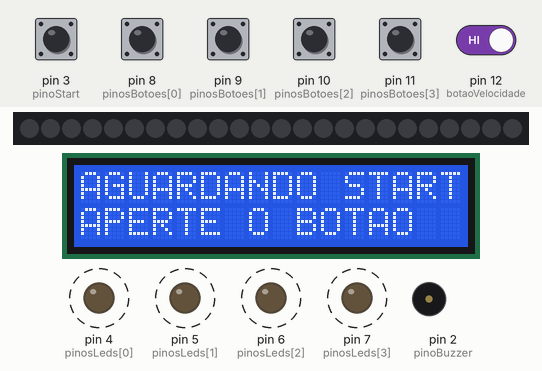
A sketch run on a simulated Arduino Uno, built with avr-gcc and run on an emulated ATmega328P. Shown: 24 RGB LEDs in strip order, left to right, 16×2 character LCD, output pins drawn as LEDs (lit = HIGH), buzzer (waves = sounding). Dashed ring = blinking. The inputs (shaded band) are chosen by the test bench; at power-on: pin 3 (pinoStart), pin 8 (pinosBotoes[0]), pin 9 (pinosBotoes[1]), pin 10 (pinosBotoes[2]), pin 11 (pinosBotoes[3]), pin 12 (botaoVelocidade) HIGH. Random numbers use the default seed unless the sketch sets one; what the sketch prints to the serial monitor is not drawn.

Above: at 3.2 s.
3.3 s: pin 3 (pinoStart) pulled LOW for 1 s
At 7.0 s:
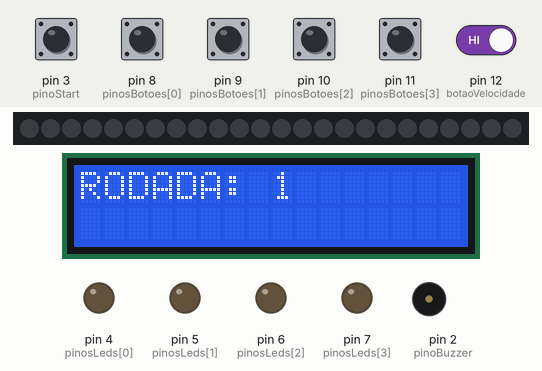
7.3 s: pin 9 (pinosBotoes[1]) pulled LOW for 0.35 s
At 8.48 s:
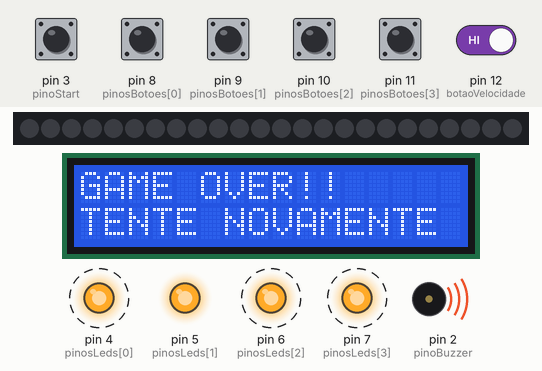
9.6 s: pin 3 (pinoStart) driven LOW and pin 12 (botaoVelocidade) driven LOW
At 12.2 s:
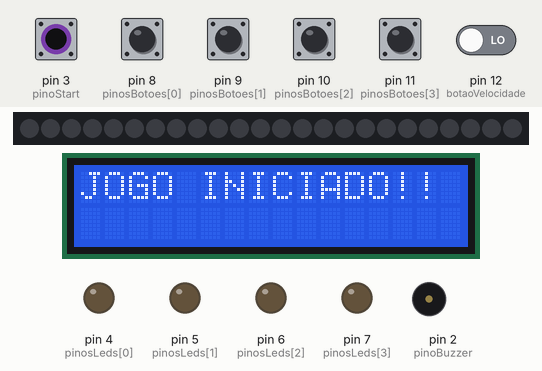
12.6 s: pin 10 (pinosBotoes[2]) pulled LOW for 1 s
At 13.45 s:
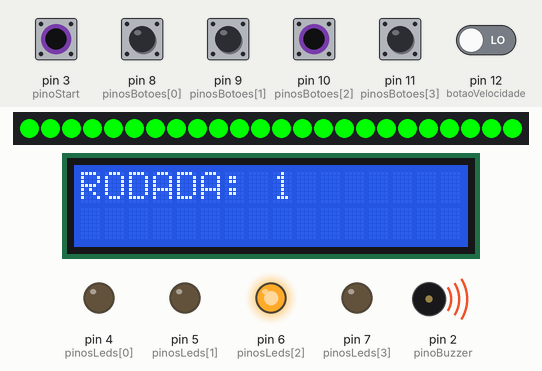
15.1 s: pin 3 (pinoStart) driven HIGH
17.6 s: pin 3 (pinoStart) driven LOW
At 18.7 s:
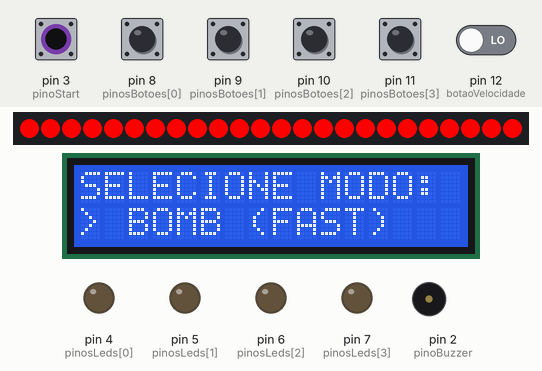
Timing chart, 0 to 21.9 s (numbered marks = the images above; inputs shaded):
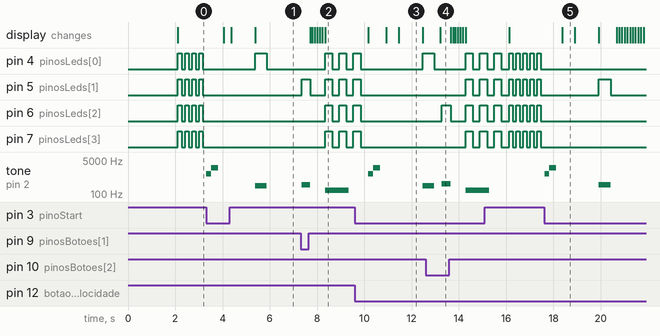

Measured:
- after the input at 3.3 s, tone on pin 2 (pinoBuzzer): plays 1000 Hz for 0.20 s, 2000 Hz for 0.30 s, 262 Hz for 0.50 s, starting at once; the display: first changes after 0.74 s (image 1 shows a later state)
- after the input at 7.3 s, pin 4 (pinosLeds[0]): alternates HIGH for 0.30 s and LOW for 0.30 s, starting after 1.0 s; pin 5 (pinosLeds[1]): goes HIGH 0.35 s, LOW 0.64 s, HIGH 0.30 s, LOW 0.30 s, HIGH 0.30 s, LOW 0.30 s, then HIGH, starting after 0.05 s
- after the input at 9.6 s, tone on pin 2 (pinoBuzzer): silent → 1000 Hz after 0.57 s, → 2000 Hz 0.20 s later, → silent 0.30 s later, → 262 Hz 1.8 s later
- after the input at 12.6 s, pin 5 (pinosLeds[1]), pin 7 (pinosLeds[3]): LOW → HIGH after 1.7 s, → LOW 0.30 s later, → HIGH 0.30 s later; pin 6 (pinosLeds[2]): goes HIGH 0.38 s, LOW 0.64 s, HIGH 0.30 s, LOW 0.30 s, then HIGH, starting after 0.67 s
- after the input at 17.6 s, tone on pin 2 (pinoBuzzer): plays 1000 Hz for 0.20 s, 2000 Hz for 0.30 s, 294 Hz for 0.50 s, starting at once; the display: changes after 0.78 s (image 5)
- by itself, pin 5 (pinosLeds[1]), pin 6 (pinosLeds[2]), pin 7 (pinosLeds[3]): alternates HIGH for 0.15 s and LOW for 0.15 s
- what the display in image 3 shows lasts 1.1 s, from 11.4 s to 12.5 s

The sketch:

Genius_Bomb.ino
```cpp
#include <LiquidCrystal_I2C.h>
#include <Adafruit_NeoPixel.h> // biblioteca do anel de leds

// configura o lcd no endereço 0x27 pra 16 caracteres e 2 linhas
LiquidCrystal_I2C lcd(0x27, 16, 2);

#define MAX 10
#define PIN_NEO 13 // pino de dados do anel neopixel
#define NUM_LEDS 24 // quantidade de leds no anel

// configura o anel neopixel
Adafruit_NeoPixel anel = Adafruit_NeoPixel(NUM_LEDS, PIN_NEO, NEO_GRB + NEO_KHZ800);

// botao de start no pino 3
const int pinoStart = 3;
// buzzer no pino 2
const int pinoBuzzer = 2;

// leds: vermelho(4) azul(5) amarelo(6) verde(7)
const int pinosLeds[4] = {4, 5, 6, 7};

// botoes: vermelho(8) azul(9) amarelo(10) verde(11)
const int pinosBotoes[4] = {8, 9, 10, 11};

//botao de velocidade/modo(12)
const int botaoVelocidade = 12;

// frequencias dos sons (do, re, mi, sol)
const int tons[4] = {262, 294, 330, 392};

// variaveis do jogo
int sequencia[MAX];
int rodadaAtual = 0;

// Variáveis de Modo de Jogo
int modoJogo = 0; // 0 = CLASSIC, 1 = BOMB
bool modoAlterado = false;
unsigned long tempoBomba = 3000; // Começa agora com apenas 3 segundos!

void setup() {
  Serial.begin(9600);

  // inicia o anel de leds
  anel.begin();
  anel.show(); // apaga tudo inicialmente

  // inicia o lcd
  lcd.init();
  lcd.backlight();
  lcd.clear();
  lcd.setCursor(0,0);
  lcd.print("GENIUS ARDUINO");
  delay(2000);

  // configs de entrada e saida
  pinMode(pinoStart, INPUT_PULLUP);
  pinMode(pinoBuzzer, OUTPUT);
  pinMode(botaoVelocidade, INPUT_PULLUP);

  for (int i = 0; i < 4; i++) {
    pinMode(pinosLeds[i], OUTPUT);
    pinMode(pinosBotoes[i], INPUT_PULLUP);
  }

  //gera seed random
  randomSeed(analogRead(A0));
}

void loop() {

  // a logica espera pra ser iniciada dps de apertar o botao 3 (start)
  esperarStart();

  //a lógica espera a selecao do modo (CLASSIC ou BOMB)
  esperarModo();

  // inicia o game
  Serial.println("JOGO INICIADO!!"); //ja mostrando no serial

  // mostrando na lcd
  lcd.clear();
  lcd.setCursor(0,0);
  lcd.print("JOGO INICIADO!!");

  delay(1000); // espera

  // sorteia a sequência completa do game
  for (int i = 0; i < MAX; i++) {
    sequencia[i] = random(0, 4);
  }

  // loop das rodada
  // comeca na rodada 1 e vai ate o maximo (10)
  for (rodadaAtual = 1; rodadaAtual <= MAX; rodadaAtual++) {
    Serial.print("Rodada: "); Serial.println(rodadaAtual);

    // mostrando no lcd
    lcd.clear();
    lcd.setCursor(0,0);
    lcd.print("RODADA: ");
    lcd.print(rodadaAtual);

    // --- ALTERAÇÃO AQUI: LÓGICA DE TEMPO INSANA ---
    // Começa com 3000ms (3s) e tira 250ms a cada rodada.
    // Na rodada 1: 2750ms
    // Na rodada 5: 1750ms
    // Na rodada 10: 500ms (Muito rápido)
    long calculoTempo = 3000 - (rodadaAtual * 250);

    // Trava mínima de segurança: nunca fica menor que 0.5 segundos (500ms)
    // Se ficar menor que isso é impossível humano reagir
    if (calculoTempo < 500) calculoTempo = 500;

    tempoBomba = calculoTempo;
    // ------------------------------------------------

    // primeiro mostra a sequencia pro jogador
    reproduzirSequencia();

    //depois le o que o jogador aperta
    if (lerJogada() == false) {
      //se a funcao retornar "false", o jogador ERROUUU (leia com a voz do faustão)
      gameOver();
      break; // sai do loop das rodada e volta para o modo de espera
    }

    // se o jogador acertou a rodada inteira, entao:
    delay(1000); // espera um cadin antes da proxima rodada
  }

  // se saiu do loop porque venceu todas as rodadas
  if (rodadaAtual > MAX) {
    vitoria();
  }
}

// funçoes usadas no codigo
void esperarModo() {

  modoAlterado = false;
  modoJogo = 0; // Reinicia no classico

  //Mostra na serial e LCD o modo inicial
  atualizarDisplayModo();

  while(modoAlterado == false) {
    //Espera até o usuário pressionar um botão
    while (digitalRead(botaoVelocidade) == HIGH && digitalRead(pinoStart) == HIGH);

    //Se o botao de velocidade for pressionado, altera o modo
    if (digitalRead(botaoVelocidade) == LOW) {
        modoJogo++;
        if(modoJogo > 1) modoJogo = 0; // Alterna entre 0 e 1

        atualizarDisplayModo();
        delay(200); // debounce simples
    }

    if (digitalRead(pinoStart) == LOW) {
        Serial.print("Modo escolhido: ");
        if(modoJogo == 0) Serial.println("CLASSIC");
        else Serial.println("BOMB");
        modoAlterado = true;
        delay(200);
    }
    delay(100);
  }

  // Limpa o anel ao sair da seleção
  for(int i=0; i<NUM_LEDS; i++) anel.setPixelColor(i, 0);
  anel.show();
}

void atualizarDisplayModo() {
  lcd.clear();
  lcd.setCursor(0,0);
  lcd.print("SELECIONE MODO:");
  lcd.setCursor(0,1);

  if (modoJogo == 0) {
    lcd.print("> CLASSIC");
    // Anel Verde para Classic
    for(int i=0; i<NUM_LEDS; i++) anel.setPixelColor(i, anel.Color(0, 255, 0));
  } else {
    lcd.print("> BOMB (FAST)");
    // Anel Vermelho para Bomb
    for(int i=0; i<NUM_LEDS; i++) anel.setPixelColor(i, anel.Color(255, 0, 0));
  }
  anel.show();
}

// funçoes usadas no codigo
void esperarStart() {
  Serial.println("aguardando START ( botao pino 3)...");

  // mostrando na lcd
  lcd.clear();
  lcd.setCursor(0,0);
  lcd.print("AGUARDANDO START");
  lcd.setCursor(0,1);
  lcd.print("APERTE O BOTAO");

  //enquanto o botão start nao for pressionado (HIGH)
  while (digitalRead(pinoStart) == HIGH) {
    //pisca os led pra chamar atenção
    for (int i = 0; i < 4; i++) digitalWrite(pinosLeds[i], HIGH);
    delay(150);
    for (int i = 0; i < 4; i++) digitalWrite(pinosLeds[i], LOW);
    delay(150);
  }

  //se saiu do while eh porque apertou o botao
  //som de início
  tone(pinoBuzzer, 1000, 200);
  delay(200);
  tone(pinoBuzzer, 2000, 300);
  delay(500);
}

void reproduzirSequencia() {
  for (int i = 0; i < rodadaAtual; i++) {
    int cor = sequencia[i];

    digitalWrite(pinosLeds[cor], HIGH);
    tone(pinoBuzzer, tons[cor]);
    delay(500); //delay do led ligado padrao

    digitalWrite(pinosLeds[cor], LOW);
    noTone(pinoBuzzer);
    delay(250); // delay entre as notas do buzzer
  }
}

bool lerJogada() {

  // Se for modo BOMBA, acende o anel completo
  if (modoJogo == 1) {
     for(int i=0; i<NUM_LEDS; i++) anel.setPixelColor(i, anel.Color(0, 255, 0)); // Verde
     anel.show();
  } else {
     // Modo Classic apaga o anel
     for(int i=0; i<NUM_LEDS; i++) anel.setPixelColor(i, 0);
     anel.show();
  }

  // verifica cada passo da sequência atual
  for (int i = 0; i < rodadaAtual; i++) {
    int botaoPressionado = -1; // o "-1" significa que nenhum botao foi apertado ainda

    // Marca o tempo inicial para o timer da bomba
    unsigned long tempoInicial = millis();

    // fica nesse loop ate o jogador apertar qualquer botao
    while (botaoPressionado == -1) {

      // --- LOGICA DO MODO BOMBA (TIMER NO ANEL) ---
      if (modoJogo == 1) {
        unsigned long tempoPassado = millis() - tempoInicial;

        // Verifica se o tempo acabou
        if (tempoPassado > tempoBomba) {
          return false; // GAME OVER por tempo
        }

        // Atualiza o anel visualmente (vai apagando)
        // Mapeia o tempo passado para a quantidade de leds apagados
        int ledsAcesos = map(tempoBomba - tempoPassado, 0, tempoBomba, 0, NUM_LEDS);

        // Define a cor baseada na urgência (Verde -> Amarelo -> Vermelho)
        uint32_t cor = anel.Color(0, 255, 0); // Verde
        if (ledsAcesos < NUM_LEDS/2) cor = anel.Color(255, 255, 0); // Amarelo
        if (ledsAcesos < NUM_LEDS/4) cor = anel.Color(255, 0, 0);   // Vermelho

        for(int k=0; k<NUM_LEDS; k++) {
           if (k < ledsAcesos) anel.setPixelColor(k, cor);
           else anel.setPixelColor(k, 0); // Apaga os que ja passaram
        }
        anel.show();
      }
      // --------------------------------------------

      // verifica os 4 botoes para ver se algum foi apertado
      for (int j = 0; j < 4; j++) {
        if (digitalRead(pinosBotoes[j]) == LOW) {
          delay(50); // Espera vibrar o contato
          if (digitalRead(pinosBotoes[j]) == LOW) { // Confirma se ainda está apertado

            botaoPressionado = j; // Registra qual botão foi

            // Feedback: Acende o LED e toca o som ENQUANTO o botão estiver apertado
            digitalWrite(pinosLeds[j], HIGH);
            tone(pinoBuzzer, tons[j]);

            // Trava o código aqui até o jogador SOLTAR o botão
            // Isso resolve o problema de pular rodadas
            while(digitalRead(pinosBotoes[j]) == LOW);

            // Ao soltar:
            delay(50); // Debounce de soltura
            digitalWrite(pinosLeds[j], LOW);
            noTone(pinoBuzzer);

            // Se acertou o botão no modo bomba, reseta o timer visual pro proximo toque
            if (modoJogo == 1) {
               for(int k=0; k<NUM_LEDS; k++) anel.setPixelColor(k, anel.Color(0, 255, 0));
               anel.show();
               tempoInicial = millis(); // Reseta o contador pra proxima cor da sequencia
            }
          }
        }
      }
    }

    // aqui verifica se o botao que o jogador apertou foi o certo
    if (botaoPressionado != sequencia[i]) {
      return false; // se errou a cor, retorna falso
    }
  }

  return true; // se ele passou por todo o loop 'for", acertou a sequencia toda
}

void gameOver() {
  Serial.println("GAME OVER!!"); // print no serialzin

  // Efeito visual de explosão no anel se for modo bomba
  for(int k=0; k<3; k++) {
    for(int i=0; i<NUM_LEDS; i++) anel.setPixelColor(i, anel.Color(255, 0, 0));
    anel.show();
    delay(100);
    for(int i=0; i<NUM_LEDS; i++) anel.setPixelColor(i, 0);
    anel.show();
    delay(100);
  }

  //mostrando na lcd
  lcd.clear();
  lcd.setCursor(0,0);
  lcd.print("GAME OVER!!");
  lcd.setCursor(0,1);
  lcd.print("TENTE NOVAMENTE");

  // som de derrota q o gpt fez, pq faço programa nao musicakkkk
  tone(pinoBuzzer, 150, 1000);

  // pisca tudo 3 vezes
  for (int k = 0; k < 3; k++) {
    for (int i = 0; i < 4; i++) digitalWrite(pinosLeds[i], HIGH);
    delay(300);
    for (int i = 0; i < 4; i++) digitalWrite(pinosLeds[i], LOW);
    delay(300);
  }
}

void vitoria() {
  Serial.println("VOCE VENCEU!");

  // Efeito arco-iris no anel
  for(int j=0; j<256; j+=50) {
    for(int i=0; i<NUM_LEDS; i++) {
      anel.setPixelColor(i, anel.Color(j, 255-j, 100));
    }
    anel.show();
    delay(20);
  }

  //mostrando na lcd
  lcd.clear();
  lcd.setCursor(0,0);
  lcd.print("VOCE VENCEU!");
  lcd.setCursor(0,1);
  lcd.print("PARABENS!");

  // som de vitória do gpt again
  tone(pinoBuzzer, 500, 100); delay(100);
  tone(pinoBuzzer, 600, 100); delay(100);
  tone(pinoBuzzer, 700, 100); delay(100);
  tone(pinoBuzzer, 800, 300);

  // pisca pisca da vitória
  for (int k = 0; k < 5; k++) {
    for (int i = 0; i < 4; i++) {
      digitalWrite(pinosLeds[i], HIGH);
      delay(50);
      digitalWrite(pinosLeds[i], LOW);
    }
  }
}
```
